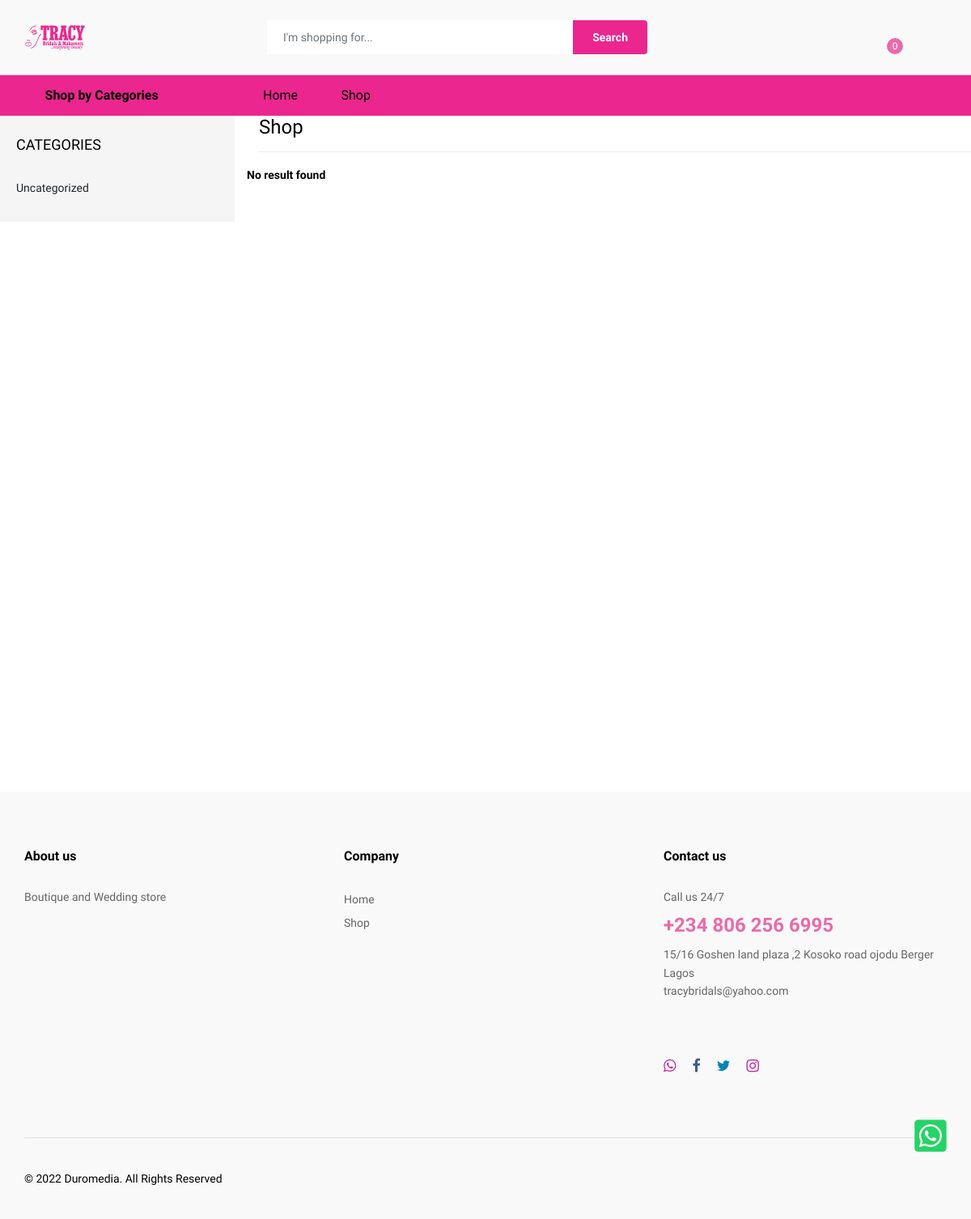
Before: /public_html/all-products.php with the older database file.
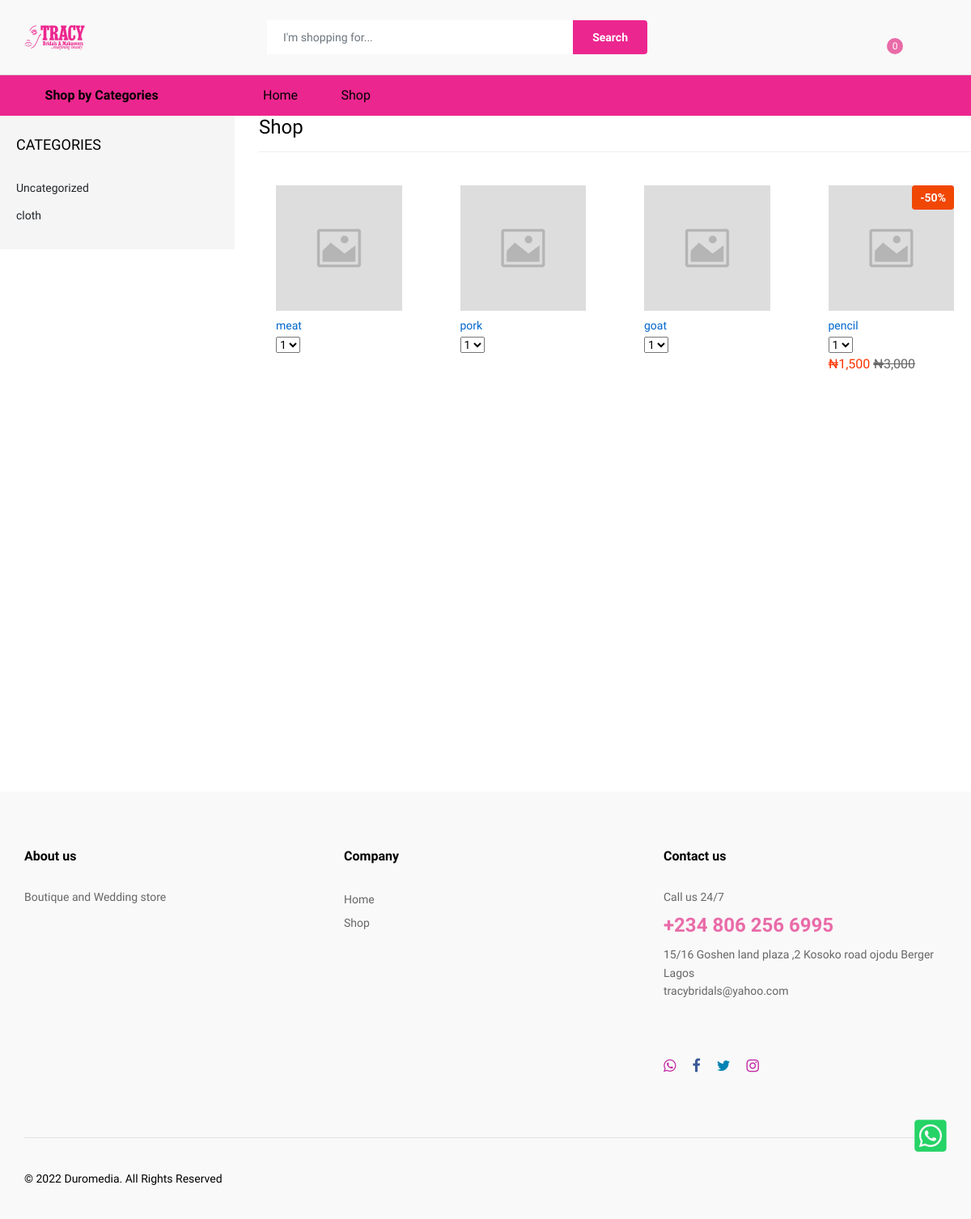
After: the same page with the newer database file.
### tables this page shows
CREATE TABLE `products_categories` (
  `products_categories_id` int(11) NOT NULL,
  `products_categories_name` varchar(20) NOT NULL,
  `products_categories_timestamp` timestamp NOT NULL DEFAULT CURRENT_TIMESTAMP ON UPDATE CURRENT_TIMESTAMP
);

CREATE TABLE `products` (
  `products_id` int(11) NOT NULL,
  `products_name` varchar(30) NOT NULL,
  `products_price` varchar(11) NOT NULL,
  `products_sales_price` varchar(10) NOT NULL,
  `products_sub_categories` int(10) NOT NULL,
  `products_promo` varchar(20) NOT NULL DEFAULT '0',
  `products_deals` varchar(20) NOT NULL DEFAULT '0',
  `products_new_arrivals` varchar(20) NOT NULL DEFAULT '0',
  `products_best_sellers` varchar(20) NOT NULL DEFAULT '0',
  `products_popular` varchar(20) NOT NULL DEFAULT '0',
  `products_short_description` varchar(255) NOT NULL,
  `products_long_description` text NOT NULL,
  `products_image` varchar(255) NOT NULL DEFAULT 'default.jpg',
  `products_timestamp` timestamp NOT NULL DEFAULT CURRENT_TIMESTAMP ON UPDATE CURRENT_TIMESTAMP
);

### incs-template1/config.php (called while the page is built, shortened)
<?php
$website_name_with_spaces = "Tracy Bridals";
$TEL = "+234 806 256 6995";
$EMAIL = "tracybridals@yahoo.com";
$FB_LINK = "https://web.facebook.com/TracyBridalandMakeovers";
$TW_LINK = "https://twitter.com/tracyiyoha1";
$INSTAGRAM_LINK = "https://www.instagram.com/tracybridalsandmakeover/";
$WHATSAPP_LINK = "https://api.whatsapp.com/send?phone=2348062566995&text=Hello%20Tracy%2C%20you%20have%20a%20Buyer";
$ADDRESS = "15/16 Goshen land plaza ,2 Kosoko road ojodu Berger Lagos";
?>

### incs-template1/products.php (the view, shortened to what this page needs)
<?php
 $page = (int)(!isset($_GET["page"]) ? 1 : $_GET["page"]);
$per_page = 12;
$startpoint = ($page * $per_page) - $per_page;
$select_products3 = mysqli_query($connect,"SELECT * FROM ".$statement." LIMIT $startpoint, $per_page") or die(db_conn_error);
			 if (mysqli_num_rows($select_products3)> 0){
				while($rows_loop = mysqli_fetch_array($select_products3)){
                    echo '
    <div class="col-xl-2 col-lg-4 col-md-4 col-sm-6 col-6 ">
    <form method="post" action="">
    <div class="ps-product">
    <div class="ps-product__thumbnail">
        <a href="product-description.php?id='.$rows_loop['products_id'].'">
        <img src="images/products/'.$rows_loop['products_image'].'" alt="'.$rows_loop['products_name'].'" /></a>';
        if(!empty($rows_loop['products_sales_price'])){
            $dis = 100 - ceil($rows_loop['products_sales_price']/$rows_loop['products_price']*100);
            echo '
            <div class="ps-product__badge">-'.$dis.'%</div>
            ';
        }
        echo    '
         <ul class="ps-product__actions">
            <form method="POST" action="">
                <input type="hidden" name="code" value="'.$rows_loop['products_id'].'" />
                <button type="submit" class="btn-fade"><li><a data-toggle="tooltip" data-placement="top" title="Add To Cart"><i class="icon-bag2"></i></a></li></button>
            </form>
        </ul>
        </div>
    <div class="ps-product__container">';
echo '
        <div class="ps-product__content"><a class="ps-product__title" href="product-description.php?id='.$rows_loop['products_id'].'">'.$rows_loop['products_name'].'</a>
            <div class="ps-product__rating">
                <select class="ps-rating" data-read-only="true">
                    <option value="1">1</option>
                    <option value="1">2</option>
                    <option value="1">3</option>
                    <option value="1">4</option>
                    <option value="1">5</option>
                </select>
            </div>
            <p class="ps-product__price sale">'; if(!empty($rows_loop['products_sales_price'])){
                echo '&#8358;'.number_format($rows_loop['products_sales_price']).' ' . '<del>'.'&#8358;'.number_format($rows_loop['products_price']) .'</del>';
            }
            echo '</p>
        </div>
            <div class="ps-product__content hover"><a class="ps-product__title" href="product-description.php?id='.$rows_loop['products_id'].'">'.$rows_loop['products_name'].'</a>
                <p class="ps-product__price sale">'; if(!empty($rows_loop['products_sales_price'])){
                    echo '&#8358;'.number_format($rows_loop['products_sales_price']).' ' . '<del>'.'&#8358;'.number_format($rows_loop['products_price']) .'</del>';
                }
            echo ' </p>
            </div>
            </div>
</div>
</form>
</div>
';
}
}else{
    echo '<h5 class="text-center">No result found</h5>';
 }
?>

### incs-template1/header.php (shortened to what this page needs)
<!DOCTYPE html>
<html lang="en">
<head>
    <link rel="stylesheet" href="https://use.fontawesome.com/releases/v5.1.1/css/all.css">
    <link rel="stylesheet" href="plugins/font-awesome/css/font-awesome.min.css">
    <link rel="stylesheet" href="fonts/Linearicons/Linearicons/Font/demo-files/demo.css">
    <link rel="stylesheet" href="plugins/bootstrap/css/bootstrap.min.css">
    <link rel="stylesheet" href="plugins/owl-carousel/assets/owl.carousel.min.css">
    <link rel="stylesheet" href="plugins/owl-carousel/assets/owl.theme.default.min.css">
    <link rel="stylesheet" href="plugins/slick/slick/slick.css">
    <link rel="stylesheet" href="plugins/nouislider/nouislider.min.css">
    <link rel="stylesheet" href="plugins/lightGallery-master/dist/css/lightgallery.min.css">
    <link rel="stylesheet" href="plugins/jquery-bar-rating/dist/themes/fontawesome-stars.css">
    <link rel="stylesheet" href="plugins/select2/dist/css/select2.min.css">
    <link rel="stylesheet" href="css/style.css">
    <link rel="stylesheet" href="css/color-style.css">
</head>
<body class="loaded">
    <header class="header header--1" data-sticky="true">
        <div class="header__top">
            <div class="ps-container">
                <div class="header__left">
                    <a class="ps-logo" href="/"><img src="../images/logo/logo.png" alt="<?php if(!empty($website_name_with_spaces)){
                        echo $website_name_with_spaces;
                    }
                    ?>" /></a>
                </div>
                <div class="header__center">
                    <form class="ps-form--quick-search" action="search.php" method="GET">
                        <input class="form-control" type="text" placeholder="I'm shopping for..." id="input-search" name="search" value="<?php if(isset($_GET['search'])){echo $_GET['search'];} ?>"/>
                        <button type="submit">Search</button>
                    </form>
                </div>
                <div class="header__right">
                    <div class="header__actions">
                    <?php
                    if(!empty($_SESSION["shopping_cart"])) {
                    $cart_count = count(array_keys($_SESSION["shopping_cart"]));
                    echo '<div class="ps-cart--mini box"><a class="header__extra" href="cart.php"><i class="icon-bag2"></i><span><i>'.$cart_count.'</i></span></a></div>';
                    }else{
                        echo '<div class="ps-cart--mini box"><a class="header__extra" href="cart.php"><i class="icon-bag2"></i><span><i>0</i></span></a></div>';
                    }
                    ?>
                    </div>
                </div>
            </div>
        </div>
        <nav class="navigation">
            <div class="ps-container">
                <div class="navigation__left">
                    <div class="menu--product-categories">
                        <div class="menu__toggle"><i class="icon-menu"></i><span> Shop by Categories</span></div>
                    </div>
                </div>
                <div class="navigation__right">
                    <ul class="menu">
                        <li class=""><a href="<?=GEN_WEBSITE;?>">Home</a><span class="sub-toggle"></span>
                        </li>
                        <li class=""><a href="<?=GEN_WEBSITE.'/shop.php';?>">Shop</a><span class="sub-toggle"></span>
                        </li>
                    </ul>
                </div>
            </div>
        </nav>
    </header>

### public_html/all-products.php (shortened to what this page needs)
<?php require_once ('../incs-template1/config.php'); ?>
<?php
include ('../incs-template1/header.php'); ?>
<?php
$statement = "products ORDER BY products_id DESC";
?>
<div class="ps-page--shop">
            <div class="ps-layout--shop">
                <div class="ps-layout__left">
                    <aside class="widget widget_shop">
                        <h4 class="widget-title">Categories</h4>
                        <ul class="ps-list--categories">
                            <?php
                        $query_page_section =  mysqli_query($connect, "SELECT products_categories_name FROM products_categories") or die(db_conn_error);
while($row_cat = mysqli_fetch_array($query_page_section)){
echo  '<li><a href="categories.php?name='.$row_cat['products_categories_name'].'">'.$row_cat['products_categories_name'].'</a>
</li>';
}
                        ?>
                        </ul>
                    </aside>
                </div>
                <div class="ps-layout__right">
                    <div class="ps-block--shop-features">
                        <div class="ps-block__header">
                            <h3>Shop</h3>
                        </div>
                    <div class="ps-shopping ps-tab-root">
                        <div class="ps-tabs">
                            <div class="ps-tab active" id="tab-1">
                                <div class="ps-shopping-product">
                                    <div class="row">
                                    <?php
                include ('../incs-template1/products.php');
?>
                            </div>
                        </div>
                    </div>
                </div>
            </div>
        </div>
    </div>
</div>
<?php include ('../incs-template1/footer.php'); ?>

### incs-template1/footer.php (shortened to what this page needs)
<footer class="ps-footer">
    <div class="ps-container">
        <div class="ps-footer__widgets">
        <aside class="widget widget_footer">
                <h4 class="widget-title">About us</h4>
                <ul class="ps-list--link">
                    <p><?=FOOTER_DESCRIPTION;?></p>
                </ul>
            </aside>
            <aside class="widget widget_footer">
                <h4 class="widget-title">Company</h4>
                <ul class="ps-list--link">
                    <li><a href="/">Home</a></li>
                    <li><a href="shop.php">Shop</a></li>
                </ul>
            </aside>
        <aside class="widget widget_footer widget_contact-us">
                <h4 class="widget-title">Contact us</h4>
                <div class="widget_content">
                    <p>Call us 24/7</p>
                    <h3><?=$TEL;?></h3>
                    <p><?=$ADDRESS;?><br><a href="mailto:<?=$EMAIL;?>"><?=$EMAIL;?></a></p>
                    <p><?=$ADDRESS2;?><br><a href="mailto:<?=$EMAIL2;?>"><?=$EMAIL2;?></a></p>
                    <ul class="ps-list--social">
                   <?php
                   if(!empty($WHATSAPP_LINK)){echo '<li><a target="_blank" class="instagram" href="'.$WHATSAPP_LINK.'"><i class="fa fa-whatsapp"></i></a></li>';}
                   if(!empty($FB_LINK)){echo '<li><a target="_blank" class="facebook" href="'.$FB_LINK.'"><i class="fa fa-facebook"></i></a></li>';}
                    if(!empty($TW_LINK)){echo '<li><a target="_blank" class="twitter" href="'.$TW_LINK.'"><i class="fa fa-twitter"></i></a></li>';}
                            if(!empty($INSTAGRAM_LINK)){echo '<li><a target="_blank" class="instagram" href="'.$INSTAGRAM_LINK.'"><i class="fa fa-instagram"></i></a></li>';}
                    ?>
                    </ul>
                </div>
            </aside>
        </div>
        <div class="ps-footer__copyright">
            <p>&copy; <script>var footer_date=new Date(); document.write(footer_date.getFullYear())</script> Duromedia. All Rights Reserved</p>
        </div>
    </div>
</footer>
 <div id="scrool">
    <div class="whatsapp">
        <?php
        if(!empty($WHATSAPP_LINK)) {
            echo '<a href="'.$WHATSAPP_LINK.'" target="_blank">
               <i class="fab fa-whatsapp-square    "></i>
            </a>';
        }
        ?>
    </div>
</div>
</body>
</html>

### public_html/css/color-style.css (style rules this page uses)
.header .header__top { background-color: #f9f9f9; }
.navigation { background-color: #ec268f; }
.ps-form--quick-search button, .ps-form--search-mobile button { background-color: #ec268f; color: #ffffff; }
.ps-footer { background-color: #f9f9f9; }
.widget_contact-us .widget_content h3 { color: #e96ba8; }
.header .header__extra span, .mobile-cart { background-color: #e96ba8; }

Changed rows visible on the page:
added products_categories: products_categories_name "cloth"
added products: products_image (placeholder picture), products_name "meat"
added products: products_image (placeholder picture), products_name "pork"
added products: products_image (placeholder picture), products_name "goat"
added products: products_image (placeholder picture), dis "50", products_name "pencil", products_sales_price "1,500", products_price "3,000"
Other visible differences:
text no longer shown: "No result found"
